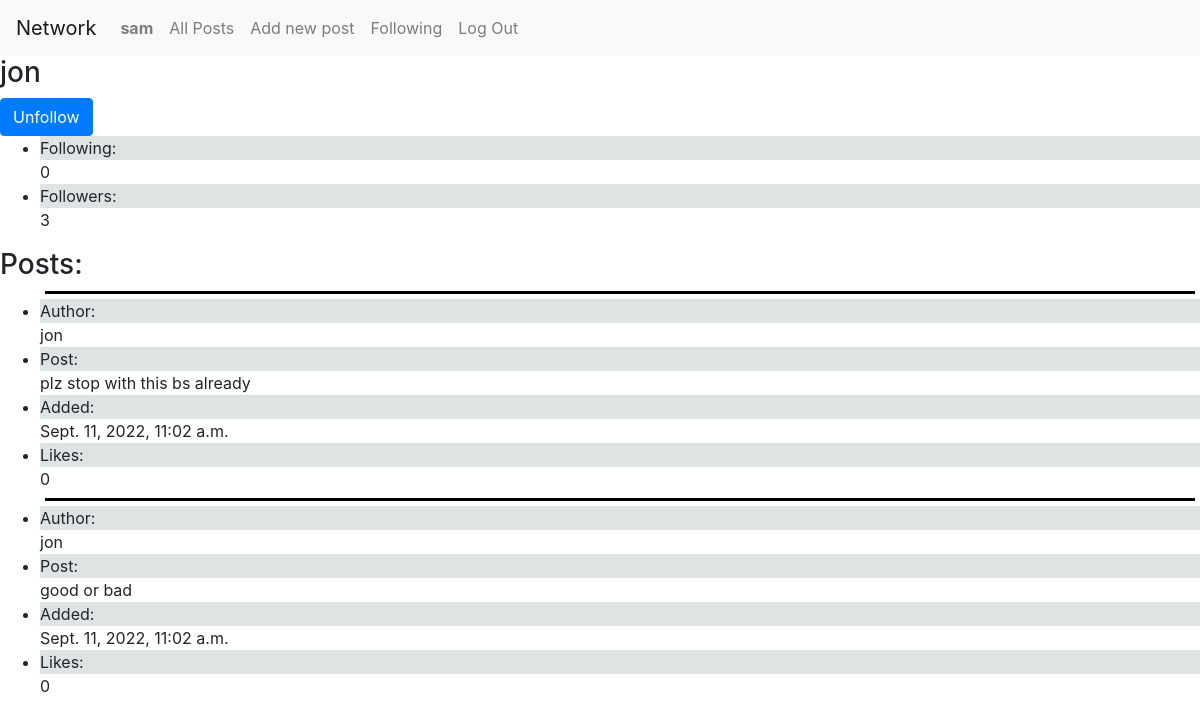
Page /profile/5 (signed in) on the committed database.
### network/models.py (models this page shows, shortened)
class User(AbstractUser):
    followers_number = models.IntegerField(default=0)
    following_number = models.IntegerField(default=0)
    followers = models.ManyToManyField("self", blank=True, symmetrical=False, related_name="u_followers")
    following = models.ManyToManyField("self", blank=True,  symmetrical=False, related_name="u_following")

class New_post(models.Model):
    poster = models.ForeignKey(User, on_delete=models.CASCADE, related_name="poster")
    post = models.TextField(max_length=500)
    date = models.DateTimeField(auto_now=True)
    likes = models.IntegerField(default=0)

### network/views.py (the view, shortened to what this page needs)
# urls.py: path("profile/<int:user_id>", views.profile, name="profile"),
def profile(request, user_id):
    profile = User.objects.get(id=user_id)
    posts = reversed(New_post.objects.all().filter(poster=profile.id))
    user = User.objects.get(id=request.user.id)
    return render(request, "network/profile.html", {
        "profile": profile,
        "posts": posts
    })

### network/templates/network/profile.html (shortened to what this page needs)
{% extends "network/layout.html" %}
{% block body %}
    <h3>{{ profile.username }}</h3>
    {% if profile.username != user.username %}
        {% if profile in user.following.all %}
        <form action="{% url 'profile' profile.id %}" method="post">
            <input class="btn btn-primary" type="submit" value="Unfollow" name="unfollow">
        </form>
        {% else %}
        <form action="{% url 'profile' profile.id %}" method="post">
            {% csrf_token %}
            <input class="btn btn-primary" type="submit" value="Follow" name="follow">
        </form>
        {% endif %}
    {% endif %}
    <ul>
        <li><div class="grey">Following:</div>{{ profile.following_number }}</li>
        <li><div class="grey">Followers:</div>{{ profile.followers_number }}</li>
    </ul>
    <h3>Posts:</h3>
    <ul>
        {% for post in posts %}
            <div class="line"></div>
            <div>
                <li><div class="grey">Author:</div>{{ post.poster }}</li>
                <li><div class="grey">Post:</div>{{ post.post }}</li>
                <li><div class="grey">Added:</div>{{ post.date }}</li>
                <li><div class="grey">Likes:</div>{{ post.likes }}</li>
                {% empty %}
                <li>No current posts</li>
            </div>
            {% endfor %}
    </ul>
{% endblock %}

### network/templates/network/layout.html (shortened to what this page needs)
{% load static %}
<!DOCTYPE html>
<html lang="en">
    <head>
        <link rel="stylesheet" href="https://stackpath.bootstrapcdn.com/bootstrap/4.4.1/css/bootstrap.min.css">
        <link href="{% static 'network/styles.css' %}" rel="stylesheet">
    </head>
    <body>
        <nav class="navbar navbar-expand-lg navbar-light bg-light">
            <a class="navbar-brand" href="#">Network</a>
            <div>
              <ul class="navbar-nav mr-auto">
                {% if user.is_authenticated %}
                    <li class="nav-item">
                        <a class="nav-link" href="{% url 'profile' user.id %}"><strong>{{ user.username }}</strong></a>
                    </li>
                {% endif %}
                <li class="nav-item">
                  <a class="nav-link" href="{% url 'index' %}">All Posts</a>
                </li>
                {% if user.is_authenticated %}
                    <li class="nav-item">
                        <a class="nav-link" href="{% url 'new_post' %}">Add new post</a>
                    </li>
                    <li class="nav-item">
                        <a class="nav-link" href="{% url 'following' %}">Following</a>
                    </li>
                    <li class="nav-item">
                        <a class="nav-link" href="{% url 'logout' %}">Log Out</a>
                    </li>
                {% endif %}
              </ul>
            </div>
          </nav>
        <div class="body">
            {% block body %}
            {% endblock %}
        </div>
    </body>
</html>

### network/static/network/styles.css (style rules this page uses)
.line { border-bottom: 3px solid black; height: 5px; margin: 5px; }
.grey { background-color: rgba(210, 218, 218, 0.733); }

### rows in the picture
User: username "sam"
User: username "jon", following_number "0", followers_number "3"
New_post: poster "jon", post "plz stop with this bs already", date "Sept. 11, 2022, 11:02 a.m.", likes "0"
New_post: poster "jon", post "good or bad", date "Sept. 11, 2022, 11:02 a.m.", likes "0"
